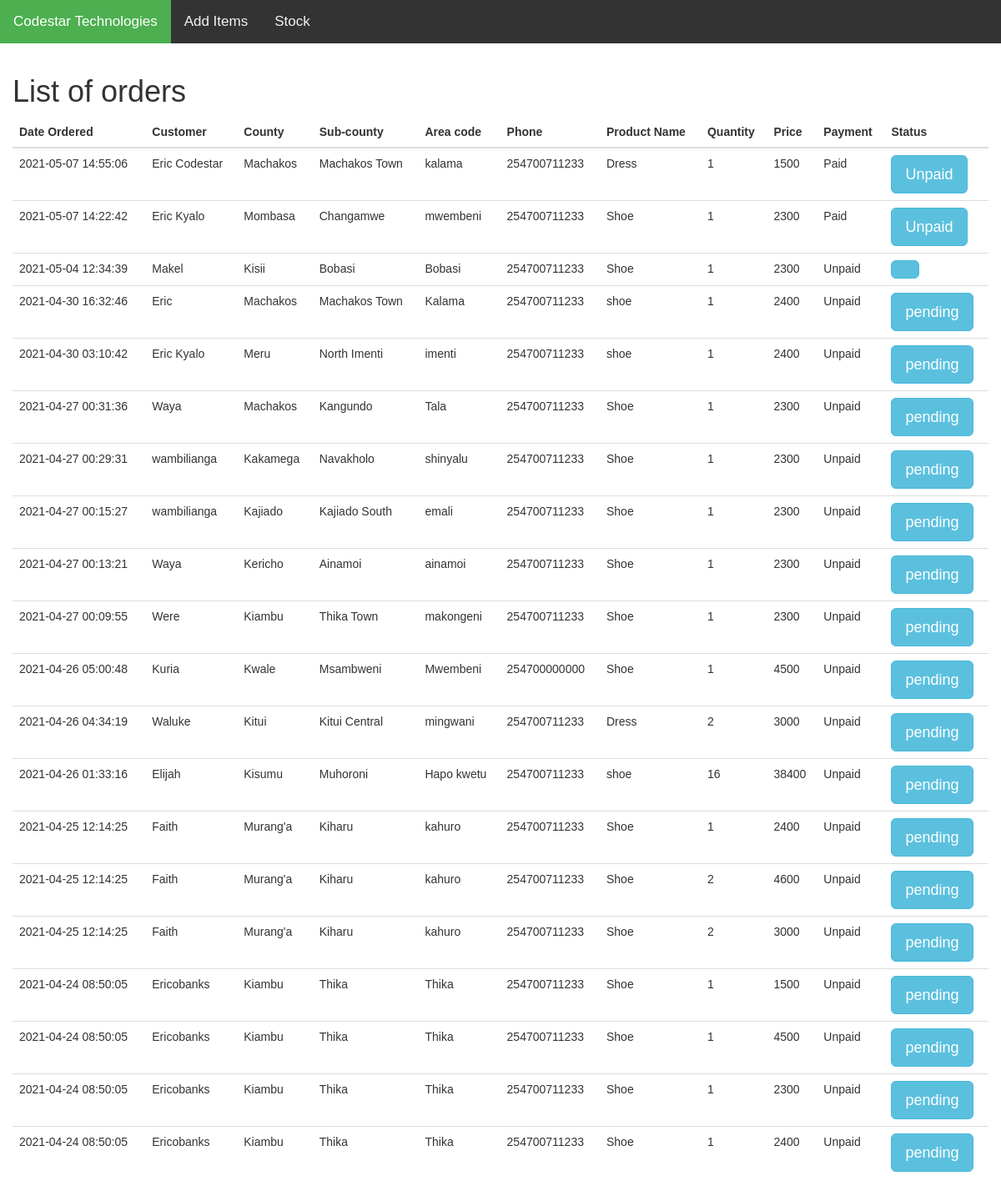
The page /ecomerce/vendors.php?shopname=Codestar Technologies on the database its author committed.
### tables this page shows
CREATE TABLE `invoice` (
  `id` int(11) NOT NULL,
  `order_number` varchar(254) NOT NULL,
  `customer` varchar(254) NOT NULL,
  `amount` varchar(254) NOT NULL,
  `county` varchar(254) NOT NULL,
  `constituency` varchar(254) NOT NULL,
  `areacode` varchar(254) NOT NULL,
  `phone` varchar(254) NOT NULL,
  `status` varchar(254) NOT NULL,
  `date` timestamp NOT NULL DEFAULT CURRENT_TIMESTAMP
);

CREATE TABLE `sales` (
  `id` int(11) NOT NULL,
  `item` varchar(254) NOT NULL,
  `item_id` varchar(254) NOT NULL,
  `price` varchar(254) NOT NULL,
  `quantity` varchar(254) NOT NULL,
  `store` varchar(254) NOT NULL,
  `ordernumber` varchar(254) NOT NULL,
  `stage` varchar(1000) NOT NULL
);

### ecomerce/vendors.php (the view, shortened to what this page needs)
<?php
$shop = $_GET['shopname'];
include"conn.php";
?>
<!DOCTYPE html>
<html>
<head>
<link rel="stylesheet" href="https://cdnjs.cloudflare.com/ajax/libs/font-awesome/4.7.0/css/font-awesome.min.css">
<link rel="stylesheet" href="https://maxcdn.bootstrapcdn.com/bootstrap/3.4.1/css/bootstrap.min.css">
<link rel="stylesheet" href="style.css">
</head>
<body>
<div class="topnav" id="myTopnav">
  <a href="vendors.php" class="active"><?php echo $shop; ?></a>
  <a href="#additem" data-toggle="modal" data-target="#additem">Add Items</a>
  <a href="#contact">Stock</a>
</div>
<div class="container-fluid">
<h1>List of orders</h1>
<table class="table">
    <thead>
      <tr>
		<th>Date Ordered</th>
		<th>Customer</th>
        <th>County</th>
        <th>Sub-county</th>
        <th>Area code</th>
		<th>Phone</th>
		<th>Product Name</th>
        <th>Quantity</th>
        <th>Price</th>
        <th>Payment</th>
        <th>Status</th>
      </tr>
    </thead>
    <tbody>
	<?php
	$stmt = $conn->query("SELECT invoice.date, invoice.customer, invoice.county, invoice.constituency, invoice.areacode, invoice.phone, sales.item, sales.quantity, sales.stage, sales.price, sales.store, invoice.status FROM `invoice`, `sales` WHERE invoice.order_number = sales.ordernumber and store = '$shop' order by sales.id desc");
	$stmt->execute();
	while($row = $stmt->fetch()){
	?>
      <tr>
		<td><?php echo $row['date']; ?></td>
		<td><?php echo $row['customer']; ?></td>
		<td><?php echo $row['county']; ?></td>
		<td><?php echo $row['constituency']; ?></td>
		<td><?php echo $row['areacode']; ?></td>
		<td><?php echo $row['phone']; ?></td>
		<td><?php echo $row['item']; ?></td>
        <td><?php echo $row['quantity']; ?></td>
        <td><?php echo $row['price']; ?></td>
		<td><?php echo $row['status']; ?></td>
		<td>
		<button type="button" class="btn btn-info btn-lg" id="<?php echo $row['stage']; ?>" data-toggle="modal" data-target="#UpdateOrder"><?php echo $row['stage']; ?></button>
		</td>
      </tr>
	<?php } ?>
    </tbody>
</table>
<br>
</div>
<?php include"footer.php"; ?>

### ecomerce/style.css (style rules this page uses)
body { margin: 0; font-family: Arial, Helvetica, sans-serif; }
.container-fluid { margin-top:70px; min-height:1200px; }
.topnav { overflow: hidden; background-color: #333; position:fixed; width:100%; z-index:1; top:0px; }
.topnav a { float: left; display: block; color: #f2f2f2; text-align: center; padding: 14px 16px; text-decoration: none; font-size: 17px; }
.topnav a.active { background-color: #4CAF50; color: white; }

### rows shown on the page
invoice: date "2021-05-07 14:55:06", customer "Eric Codestar", county "Machakos", constituency "Machakos Town", areacode "kalama", phone "254700711233", sales.item "Dress", sales.quantity "1", sales.price "1500", status "Paid", sales.stage "Unpaid"
invoice: date "2021-05-07 14:22:42", customer "Eric Kyalo", county "Mombasa", constituency "Changamwe", areacode "mwembeni", phone "254700711233", sales.item "Shoe", sales.quantity "1", sales.price "2300", status "Paid", sales.stage "Unpaid"
invoice: date "2021-05-04 12:34:39", customer "Makel", county "Kisii", constituency "Bobasi", areacode "Bobasi", phone "254700711233", sales.item "Shoe", sales.quantity "1", sales.price "2300", status "Unpaid"
invoice: date "2021-04-30 16:32:46", customer "Eric", county "Machakos", constituency "Machakos Town", areacode "Kalama", phone "254700711233", sales.item "shoe", sales.quantity "1", sales.price "2400", status "Unpaid", sales.stage "pending"
invoice: date "2021-04-30 03:10:42", customer "Eric Kyalo", county "Meru", constituency "North Imenti", areacode "imenti", phone "254700711233", sales.item "shoe", sales.quantity "1", sales.price "2400", status "Unpaid", sales.stage "pending"
invoice: date "2021-04-27 00:31:36", customer "Waya", county "Machakos", constituency "Kangundo", areacode "Tala", phone "254700711233", sales.item "Shoe", sales.quantity "1", sales.price "2300", status "Unpaid", sales.stage "pending"
invoice: date "2021-04-27 00:29:31", customer "wambilianga", county "Kakamega", constituency "Navakholo", areacode "shinyalu", phone "254700711233", sales.item "Shoe", sales.quantity "1", sales.price "2300", status "Unpaid", sales.stage "pending"
invoice: date "2021-04-27 00:15:27", customer "wambilianga", county "Kajiado", constituency "Kajiado South", areacode "emali", phone "254700711233", sales.item "Shoe", sales.quantity "1", sales.price "2300", status "Unpaid", sales.stage "pending"
invoice: date "2021-04-27 00:13:21", customer "Waya", county "Kericho", constituency "Ainamoi", areacode "ainamoi", phone "254700711233", sales.item "Shoe", sales.quantity "1", sales.price "2300", status "Unpaid", sales.stage "pending"
invoice: date "2021-04-27 00:09:55", customer "Were", county "Kiambu", constituency "Thika Town", areacode "makongeni", phone "254700711233", sales.item "Shoe", sales.quantity "1", sales.price "2300", status "Unpaid", sales.stage "pending"
invoice: date "2021-04-26 05:00:48", customer "Kuria", county "Kwale", constituency "Msambweni", areacode "Mwembeni", phone "254700000000", sales.item "Shoe", sales.quantity "1", sales.price "4500", status "Unpaid", sales.stage "pending"
invoice: date "2021-04-26 04:34:19", customer "Waluke", county "Kitui", constituency "Kitui Central", areacode "mingwani", phone "254700711233", sales.item "Dress", sales.quantity "2", sales.price "3000", status "Unpaid", sales.stage "pending"
invoice: date "2021-04-26 01:33:16", customer "Elijah", county "Kisumu", constituency "Muhoroni", areacode "Hapo kwetu", phone "254700711233", sales.item "shoe", sales.quantity "16", sales.price "38400", status "Unpaid", sales.stage "pending"
invoice: date "2021-04-25 12:14:25", customer "Faith", county "Murang'a", constituency "Kiharu", areacode "kahuro", phone "254700711233", sales.item "Shoe", sales.quantity "1", sales.price "2400", status "Unpaid", sales.stage "pending", sales.quantity "2", sales.price "4600", sales.price "3000"
invoice: date "2021-04-24 08:50:05", customer "Ericobanks", county "Kiambu", constituency "Thika", areacode "Thika", phone "254700711233", sales.item "Shoe", sales.quantity "1", sales.price "1500", status "Unpaid", sales.stage "pending", sales.price "4500", sales.price "2300", sales.price "2400"

### other values the page prints
$shop "Codestar Technologies"
